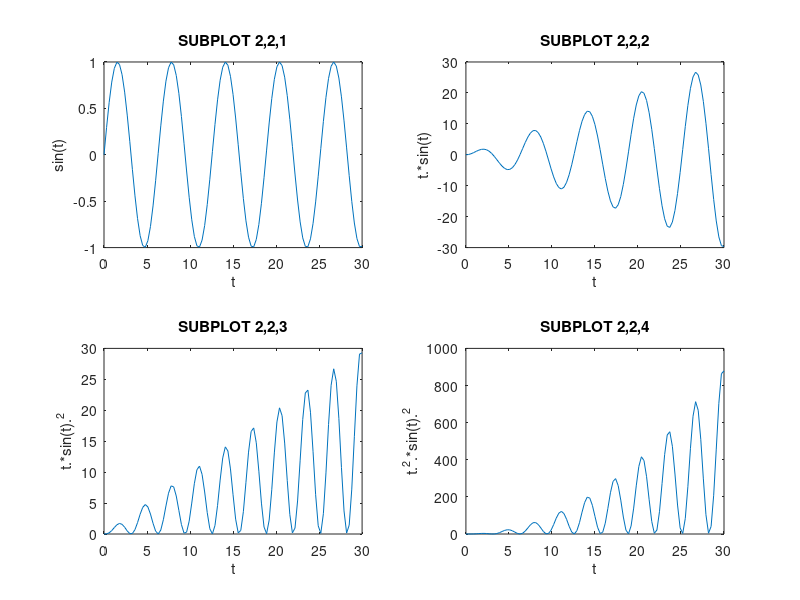

Reproduce this figure in MATLAB.
% L2_16 : Figure 2.11 
% Illustration of subplots
% Copyright S. Nakamura, 1995
set(gcf, 'NumberTitle','off','Name', 'Figure 2.11; List 2.16')

clear,clf,hold off
t=0:.3:30;
subplot(2,2,1), plot(t,sin(t)),title('SUBPLOT 2,2,1')
              xlabel('t'); ylabel('sin(t)')
subplot(2,2,2), plot(t,t.*sin(t)),title('SUBPLOT 2,2,2')
              xlabel('t'); ylabel('t.*sin(t)')
subplot(2,2,3), plot(t,t.*sin(t).^2),title('SUBPLOT 2,2,3')
              xlabel('t'); ylabel('t.*sin(t).^2')
subplot(2,2,4), plot(t,t.^2 .*sin(t).^2),title('SUBPLOT 2,2,4')
              xlabel('t'); ylabel('t.^2.*sin(t).^2')

